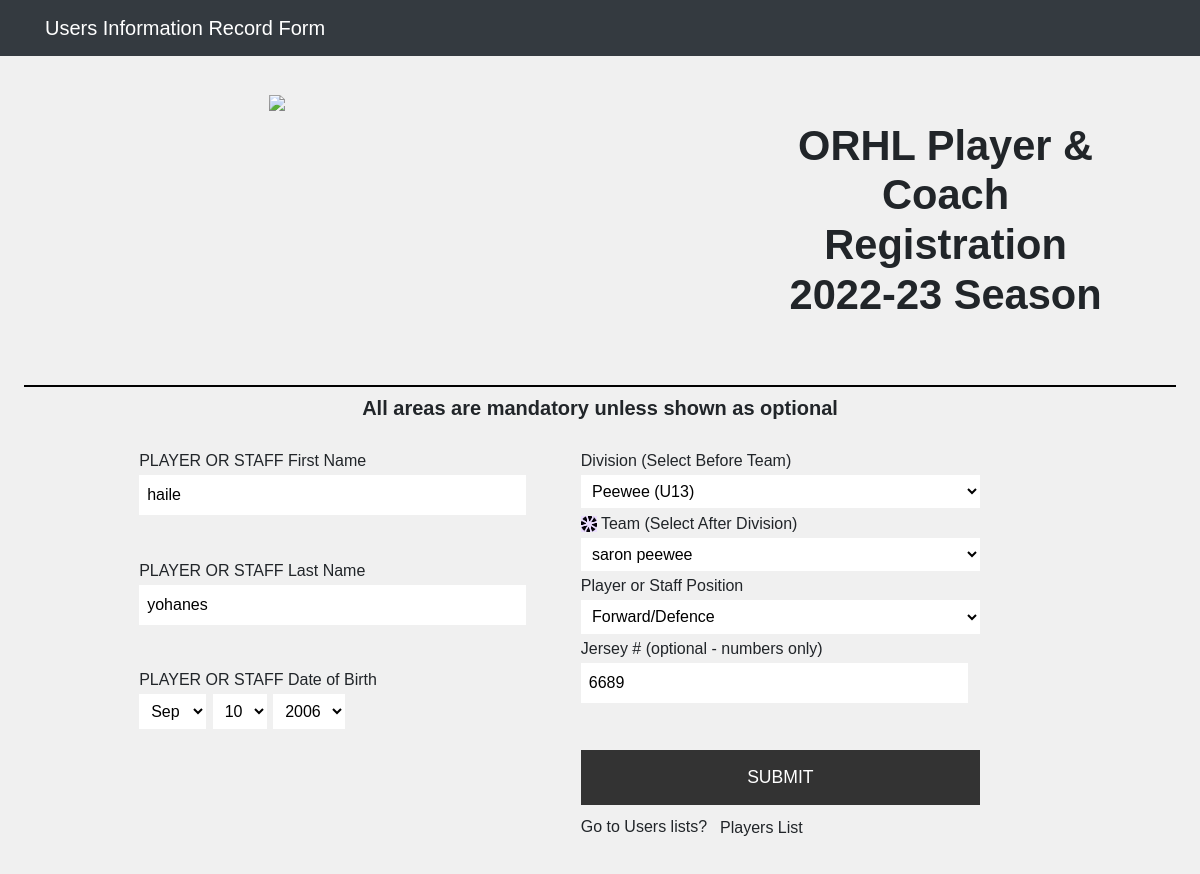
Page /player-registration_edit.php?id=21 (signed in) on the committed database.
### tables this page shows
CREATE TABLE `player_registrations` (
  `ID` int(11) NOT NULL,
  `Created` timestamp NOT NULL DEFAULT current_timestamp(),
  `FirstName` varchar(50) DEFAULT NULL,
  `LastName` varchar(80) DEFAULT NULL,
  `DOB` date NOT NULL,
  `Address` varchar(150) DEFAULT NULL,
  `Address2` varchar(80) DEFAULT NULL,
  `City` varchar(50) DEFAULT NULL,
  `Province` varchar(20) DEFAULT NULL,
  `PostalCode` varchar(15) DEFAULT NULL,
  `ParentOneName` varchar(150) DEFAULT NULL,
  `ParentOnePhoneOne` varchar(20) DEFAULT NULL,
  `ParentOnePhoneTwo` varchar(20) NOT NULL,
  `ParentOneEmail` varchar(100) DEFAULT NULL,
  `ParentTwoName` varchar(150) DEFAULT NULL,
  `ParentTwoPhoneOne` varchar(20) DEFAULT NULL,
  `ParentTwoPhoneTwo` varchar(20) NOT NULL,
  `ParentTwoEmail` varchar(100) DEFAULT NULL,
  `MedicalConditions` text DEFAULT NULL,
  `Division` varchar(30) DEFAULT NULL,
  `Team` varchar(50) DEFAULT NULL,
  `PlayerPosition` varchar(20) NOT NULL,
  `JerseyNumber` varchar(20) NOT NULL DEFAULT '0',
  `CodeOfConduct` tinyint(1) DEFAULT NULL,
  `Season` varchar(50) DEFAULT NULL,
  `Waiver` tinyint(1) DEFAULT NULL,
  `RowansLaw` tinyint(1) NOT NULL DEFAULT 0,
  `Approved` tinyint(1) NOT NULL,
  `ForwardedToInsurance` varchar(1) NOT NULL DEFAULT 'N',
  `Active` varchar(1) NOT NULL DEFAULT 'Y',
  `AAUNumber` varchar(60) NOT NULL DEFAULT '',
  `FileName` varchar(250) NOT NULL
);

### player-registration_edit.php (the view, shortened to what this page needs)
<?php
require_once "db.php";
include("functions.php");
  include('includes/header.php');
	   $firstname = "";
	   $lastname = "";
	   $firstname_error = "";
       $lastname_error = "";
	   $JerseyNumber_err="";
	   $bDivision = "";
	   $aDivision = "";
	   $PlayerPosition = "";
if(isset($_POST["id"]) && !empty($_POST["id"])){
    $id = $_POST["id"];
	$firstname = mysqli_real_escape_string($conn, $_POST['first_name']);
	$lastname = mysqli_real_escape_string($conn, $_POST['last_name']);
	$start_m = mysqli_real_escape_string($conn, $_POST['month']);
	$start_d = mysqli_real_escape_string($conn, $_POST['day']);
	$start_y = mysqli_real_escape_string($conn, $_POST['year']);
	$dob = $start_y . "-" . str_pad($start_m, 2, "0", STR_PAD_LEFT) . "-" . str_pad($start_d, 2, "0", STR_PAD_LEFT);
	$dob1 = $start_y . "-" . str_pad($start_m, 2, "0", STR_PAD_LEFT) . "-" . str_pad($start_d, 2, "0", STR_PAD_LEFT);
	$dob= strtotime($dob1);
	$bDivision = mysqli_real_escape_string($conn, $_POST['bDivision']);
	$aDivision = mysqli_real_escape_string($conn, $_POST['aDivision']);
	$PlayerPosition = mysqli_real_escape_string($conn, $_POST['PlayerPosition']);
    $firstname = mysqli_real_escape_string($conn, $_POST['first_name']);
    if(empty($firstname)){
		$firstname_error= "Please enter a name.";
    } elseif(!filter_var($firstname, FILTER_VALIDATE_REGEXP, array("options"=>array("regexp"=>"/^[a-zA-Z\s]+$/")))){
        $firstname_error = "Please enter a valid name.";
    } else{
        $firstname = $firstname;
    }
	 $lastname = mysqli_real_escape_string($conn, $_POST['last_name']);
    if(empty($lastname)){
		$lastname_error= "Please enter a name.";
    } elseif(!filter_var($lastname, FILTER_VALIDATE_REGEXP, array("options"=>array("regexp"=>"/^[a-zA-Z\s]+$/")))){
        $lastname_error = "Please enter a valid name.";
    } else{
        $lastname= $lastname;
    }
	$JerseyNumber = mysqli_real_escape_string($conn, $_POST['JerseyNumber']);
    if(empty($JerseyNumber)){
        $JerseyNumber_err = "Please enter the Jersey Number.";
    } elseif(!ctype_digit($JerseyNumber)){
		$JerseyNumber_err = "Please enter a positive integer value.";
    } else{
		$JerseyNumber = $JerseyNumber;
    }
    if(empty($firstname_error ) && empty($lastname_error) && empty($JerseyNumber_err)){
        $sql = "UPDATE player_registrations SET FirstName=?, LastName=?,DOB=?, Division=?,Team=?,PlayerPosition=?,JerseyNumber=? WHERE id=?";
        if($stmt = mysqli_prepare($conn, $sql)){
            mysqli_stmt_bind_param($stmt, "sssssssi", $param_firstname, $param_lastname, $param_dob, $param_bDivision,$param_aDivision,$param_PlayerPosition ,$param_JerseyNumber,$param_id);
             $param_firstname = $firstname;
			 $param_lastname = $lastname;
             $param_dob = $dob1;
			 $param_JerseyNumber=$JerseyNumber;
			 $param_PlayerPosition =$PlayerPosition;
			 $param_bDivision = $bDivision;
			 $param_aDivision  = $aDivision;
			 $param_id = $id;
            if(mysqli_stmt_execute($stmt)){
                header("location: player-registration-manage.php");
                exit();
            } else{
                echo "Oops! Something went wrong. Please try again later.";
            }
        }
        mysqli_stmt_close($stmt);
    }
    mysqli_close($conn);
} else{
    if(isset($_GET["id"]) && !empty(trim($_GET["id"]))){
        $sql = "SELECT * FROM player_registrations WHERE ID = ?";
        if($stmt = mysqli_prepare($conn, $sql)){
            mysqli_stmt_bind_param($stmt, "i", $param_id);
            if(mysqli_stmt_execute($stmt)){
                $result = mysqli_stmt_get_result($stmt);
                if(mysqli_num_rows($result) == 1){
                    $row = mysqli_fetch_array($result, MYSQLI_ASSOC);
                     $firstname = $row['FirstName'];
                     $lastname = $row['LastName'];
                     $dob= strtotime($row['DOB']);
				     $JerseyNumber=$row['JerseyNumber'];
				     $PlayerPosition =$row['PlayerPosition'];
				     $bDivision = $row['Division'];
				     $aDivision  = $row['Team'];
                } else{
                    header("location: error.php");
                    exit();
                }
            } else{
                echo "Oops! Something went wrong. Please try again later.";
            }
        }
    }  else{
        header("location: error.php");
        exit();
    }
}
?>
<!DOCTYPE html PUBLIC "-//W3C//DTD XHTML 1.0 Transitional//EN" "http://www.w3.org/TR/xhtml1/DTD/xhtml1-transitional.dtd">
<html xmlns="http://www.w3.org/1999/xhtml">
<head>
<link rel="stylesheet" type="text/css" href="_registration_style.css" />
</head>
<body>
<form action="<?php echo htmlspecialchars($_SERVER["PHP_SELF"]); ?>" method="post">
	<div class="Wrapper">
		<div class="Header">
			<div class="Logo">
				<img src="https://lirp-cdn.multiscreensite.com/dfb474a2/dms3rep/multi/opt/ORHL_Logo_M-1920w.png" class="ImgLogo" />
			</div>
			<div class="Banner">
				<h1>ORHL Player &amp; Coach Registration<br />2022-23 Season</h1>
			</div>
		</div>
		<div class="MainBody">
			<div class="Title">
				<h2>All areas are mandatory unless shown as optional</h2>
			</div>
			<div class="ColLeft">
				PLAYER OR STAFF First Name
				<input type="text" id="txtFirstName" name="first_name" runat="server" class="TextBoxNormal" maxlength="50"  value="<?php echo $firstname; ?>" />
				<span class="WarningPopUp"   ><?php if (isset($firstname_error)) echo $firstname_error; ?></span>
				PLAYER OR STAFF Last Name
				<input type="text" id="txtLastName" name="last_name" runat="server" class="TextBoxNormal" maxlength="50" value="<?php echo $lastname; ?>"   />
				<span class="WarningPopUp" ><?php if (isset($lastname_error)) echo $lastname_error; ?></span>
				PLAYER OR STAFF Date of Birth
				<div style="width:100%; text-align:left;">
					<select id="ddlMonth" name="month" runat="server" class="DropInline" >
						 <?php echo  '<option value="'.date('m',$dob).'">'.date('M',$dob).'</option>'; ?>
					</select>
					<select id="ddlDay" name="day" runat="server" class="DropInline" >
					<?php echo  '<option value="'.date('d',$dob).'">'.date('d',$dob).'</option>'; ?>
					</select>
					<select id="ddlYear"name="year" runat="server" class="DropInline" >
					<?php echo '<option value="'.date('Y',$dob).'">'.date('Y',$dob).'</option>'; ?>
					</select>
					</div>
			</div>
			<div class="ColRight">
				Division (Select Before Team)
				<select id="ddlDivision" name="bDivision" runat="server" class="DropNormal" AutoPostBack="true" minilength="1" onchange="fetch_select(this.value);" value="<?php echo  $bDivision ; ?>" >
				<?php echo  '<option value="'.$bDivision.'">'.$bDivision.'</option>'; ?>
				</select>
				<img src="img/ajax-loader.gif" id="loader" >
				Team (Select After Division)
			   <select id="ddlTeams" name="aDivision" runat="server" class="DropNormal"  >
			   <?php echo  '<option value="'.$aDivision.'">'.$aDivision.'</option>'; ?>
			  </select>
				Player or Staff Position
				<select id="ddlPlayerPosition" name="PlayerPosition" runat="server" class="DropNormal" minilength="1" >
				<?php echo  '<option value="'.$PlayerPosition.'">'.$PlayerPosition.'</option>'; ?>
				</select>
				Jersey # (optional - numbers only)
				<input type="text" id="txtJerseyNumber" name="JerseyNumber" runat="server" class="TextBoxNormal" Visible="false"  value="<?php echo $JerseyNumber; ?>" />
				<span class="WarningPopUp"   ><?php if (isset($JerseyNumber_err)) echo $JerseyNumber_err; ?></span>
				<input type="submit"  class="ButtonNormal" class="btn btn-success btn-block" name="save" value="submit">
				Go to Users lists?<a href="player-registration-manage.php" class="btn btn-default">Players List</a>
			</div>
			<div class="Footer">
			</div>
		</div>
	</div>
</form>
</body>
</html>

### _registration_style.css (style rules this page uses)
* { font-family:Verdana, Geneva, Arial, helvetica, sans-serif; font-size:12pt; background-color: #F0F0F0; }
body,h1,h2,h3,h4,h5,div,ul,li,a,img,p,strong,span { height:auto; margin:0; padding:0; border:none; background:none; }
h1 { display:block; font-size:2.6em; font-weight:bold; margin:1%; padding:1%; }
h2 { display:block; font-size:1.25em; font-weight:bold; margin:0.5%; padding:0.5%; }
.Wrapper { width:100%; min-width:360px; max-width:1500px; margin:0 auto; }
.Header { width:96%; margin:0 auto; border-bottom:solid 2pt #000000; }
.Logo { float:left; width:44%; padding:3%; text-align:center; clear:none; }
.Banner { float:right; width:40%; padding:5%; text-align:center; clear:none; }
.MainBody { width:80%; margin:0 auto; clear:both; }
.ColLeft { float:left; width:46%; margin:1% 0 0 0; padding:1% 2% 1% 2%; }
.ColRight { float:left; width:46%; margin:1% 0 0 0; padding:1% 2% 1% 2%; }
.Title { width:100%; text-align:center; }
.Footer { width:100%; min-height:5.0em; clear:both; }
.ImgLogo { width:50%; }
.TextBoxNormal { display:block; width:96%; margin:0.5% 0.5% 0.8% 0; padding:0.5em; background:#FFFFFF; border:none; clear:both; }
.DropNormal { display:block; width:99%; margin:0.5% 0.5% 0.8% 0; padding:0.45em; background:#FFFFFF; border:none; clear:both; }
.DropNormal option { background:#FFFFFF; border:none; }
.DropInline { width:auto; margin:0.5% 0.5% 0.8% 0; padding:0.5em; background:#FFFFFF; border:none; }
.DropInline option { background:#FFFFFF; border:none; }
.ButtonNormal { width:99%; max-width:700px; margin:1% 0 1% 0; padding:0.8em; border:none; background:#333333; color:#FFFFFF; text-transform:uppercase; font-size:1.1em; }
@media only screen and (min-width : 200px) { .Logo { float:none; width:96%; padding:2%; text-align:center; clear:both; } }
@media only screen and (min-width : 200px) { .Banner { float:none; width:90%; padding:2%; text-align:center; clear:both; } }
@media only screen and (min-width : 200px) { .ImgLogo { width:40%; } }
@media only screen and (min-width : 200px) { .ColLeft { float:none; width:96%; margin:0 0 0 0; padding:0 2% 0 2%; } }
@media only screen and (min-width : 200px) { .ColRight { float:none; width:96%; margin:0 0 0 0; padding:0 2% 0 2%; } }
@media only screen and (min-width : 1090px) { .Logo { float:left; width:44%; padding:3%; text-align:center; clear:none; } }
@media only screen and (min-width : 1090px) { .Banner { float:right; width:40%; padding:5%; text-align:center; clear:none; } }
@media only screen and (min-width : 1090px) { .ImgLogo { width:50%; } }
@media only screen and (min-width : 1090px) { .ColLeft { float:left; width:46%; margin:1% 0 0 0; padding:1% 2% 1% 2%; } }
@media only screen and (min-width : 1090px) { .ColRight { float:left; width:46%; margin:1% 0 0 0; padding:1% 2% 1% 2%; } }
.WarningPopUp { display:block; padding:5%; text-align:center; color: #e70606; }

### rows in the picture
player_registrations: first_name "haile", last_name "yohanes", month "Sep", day "10", year "2006", bDivision "Peewee (U13)", aDivision "saron peewee", PlayerPosition "Forward/Defence", JerseyNumber "6689"
